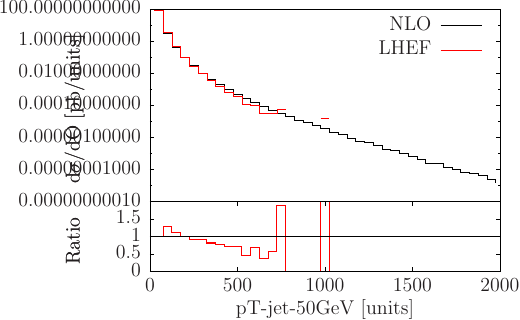

Write the gnuplot code that produced this figure.
# ======================================================
# - Plot 5/6: pT-jet-50GeV 
# ======================================================

reset

# GnuPlot index: 
# ---------------
theIndex = 4

# Input files: 
# -------------
file_1  = "NLO.top"
file_2  = "LHEF.top"

# Setting colours, line-types and pointer types: 
# -----------------------------------------------
colour_1  = "black"
colour_2  = "red"
lt_1      = "1"
lt_2      = "2"
pt_1      = "0"
pt_2      = "2"

# Titles for legend (generated from input files): 
# ------------------------------------------------
title_1 = "NLO"
title_2 = "LHEF"

# Titles for x-axis and y-axis: 
# ------------------------------
thexlabel = "pT-jet-50GeV [units]"
set label \
'${\mathrm d}\sigma/{\mathrm d}{\mathrm O}$ [pb/units]' \
at screen 0.10 , 0.45 rotate
set label "Ratio" at screen 0.10 , 0.22 rotate

# Settings for the legend: 
# -------------------------
# set key left / right / top / bottom / outside / inside
set key right top
set key spacing 1.6

# Data combined pairwise from input files: 
# -----------------------------------------
both_1  = '< paste NLO.top NLO.top'
both_2  = '< paste NLO.top LHEF.top'

# Output file name based on title: 
# ---------------------------------
set output 'pT-jet-50GeV.tex'

# Blurb to set up axes, margins etc: 
# -----------------------------------
set terminal epslatex color
set multiplot

set origin 0.0,0.0
set size   1.0,1.0
set lmargin at screen 0.25
set rmargin at screen 0.95
set tmargin at screen 0.95
set bmargin at screen 0.40

set datafile fortran
# Plot as lines or points?
set style data step
# set style data xyerrorbars

set xtics format ""
set xrange [0:2000.00000000] writeback

set macros

# To plot points use: 
# --------------------
range1 = "(($1+$2)/2):3:1:2:($3-$4):($3+$4)"
range2 = "($1+$2)/2:($7/$3):1:2:($7/$3)*(1-(($4/$3)**2+($8/$7)**2)**0.5):($7/$3)*(1+(($4/$3)**2+($8/$7)**2)**0.5)" 

# To plot lines use: 
# -------------------
range1L = "(($1+$2)/2):3" 
range2L = "(($1+$2)/2):($7/$3)" 

set log y
unset xtics

# The bit that does the main plots: 
# ----------------------------------
plot \
file_1 index theIndex using @range1L \
title title_1  \
lc rgb colour_1 lw 1 lt lt_1 \
,\
file_2 index theIndex using @range1L \
title title_2  \
lc rgb colour_2 lw 1 lt lt_2 \


# Blurb to set up the ratio plot window: 
# ---------------------------------------
set tmargin at screen 0.4
set bmargin at screen 0.2
set nolog y
set yrange [0.:2]
set xrange restore
set xlabel thexlabel
set format x
set key off
set ytics("0" 0,"0.5" 0.5,"1" 1,"1.5" 1.5," " 2)
set xtics

# The bit that does the ratio plots: 
# -----------------------------------
plot \
both_2 index theIndex using @range2L title "" \
lc rgb colour_2 lw 3 lt lt_2 \
,\
1 with lines lt 2 lc 0


# The last bit: 
# --------------
unset multiplot

shell0 = "sed -i -e \"s/input{.*}/input{pT-jet-50GeV.tex}/\" tot.tex "
shell1 = "dvipdf tot.dvi pT-jet-50GeV.pdf"
shell2 = "pdfcrop pT-jet-50GeV.pdf"
shell3 = "dvips -E tot.dvi -o tot.eps"
shell4 = "mv pT-jet-50GeV-crop.pdf pT-jet-50GeV.pdf"
shell5 = "mv tot.eps pT-jet-50GeV.eps"
system shell0
set output
system "latex tot.tex"
system shell1
system shell2
system shell3
system shell4
system shell5

